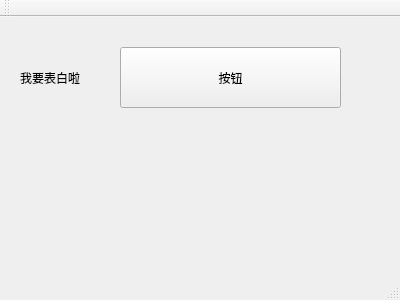
<?xml version="1.0" encoding="UTF-8"?>
<ui version="4.0">
 <class>MainWindow</class>
 <widget class="QMainWindow" name="MainWindow">
  <property name="geometry">
   <rect>
    <x>0</x>
    <y>0</y>
    <width>400</width>
    <height>300</height>
   </rect>
  </property>
  <property name="windowTitle">
   <string>MainWindow</string>
  </property>
  <widget class="QWidget" name="centralWidget">
   <widget class="QLabel" name="label">
    <property name="geometry">
     <rect>
      <x>20</x>
      <y>30</y>
      <width>91</width>
      <height>61</height>
     </rect>
    </property>
    <property name="text">
     <string>我要表白啦</string>
    </property>
   </widget>
   <widget class="QPushButton" name="pushButton">
    <property name="geometry">
     <rect>
      <x>120</x>
      <y>30</y>
      <width>221</width>
      <height>61</height>
     </rect>
    </property>
    <property name="text">
     <string>按钮</string>
    </property>
   </widget>
  </widget>
  <widget class="QMenuBar" name="menuBar">
   <property name="geometry">
    <rect>
     <x>0</x>
     <y>0</y>
     <width>400</width>
     <height>17</height>
    </rect>
   </property>
  </widget>
  <widget class="QToolBar" name="mainToolBar">
   <attribute name="toolBarArea">
    <enum>TopToolBarArea</enum>
   </attribute>
   <attribute name="toolBarBreak">
    <bool>false</bool>
   </attribute>
  </widget>
  <widget class="QStatusBar" name="statusBar"/>
 </widget>
 <layoutdefault spacing="6" margin="11"/>
 <resources/>
 <connections/>
</ui>
